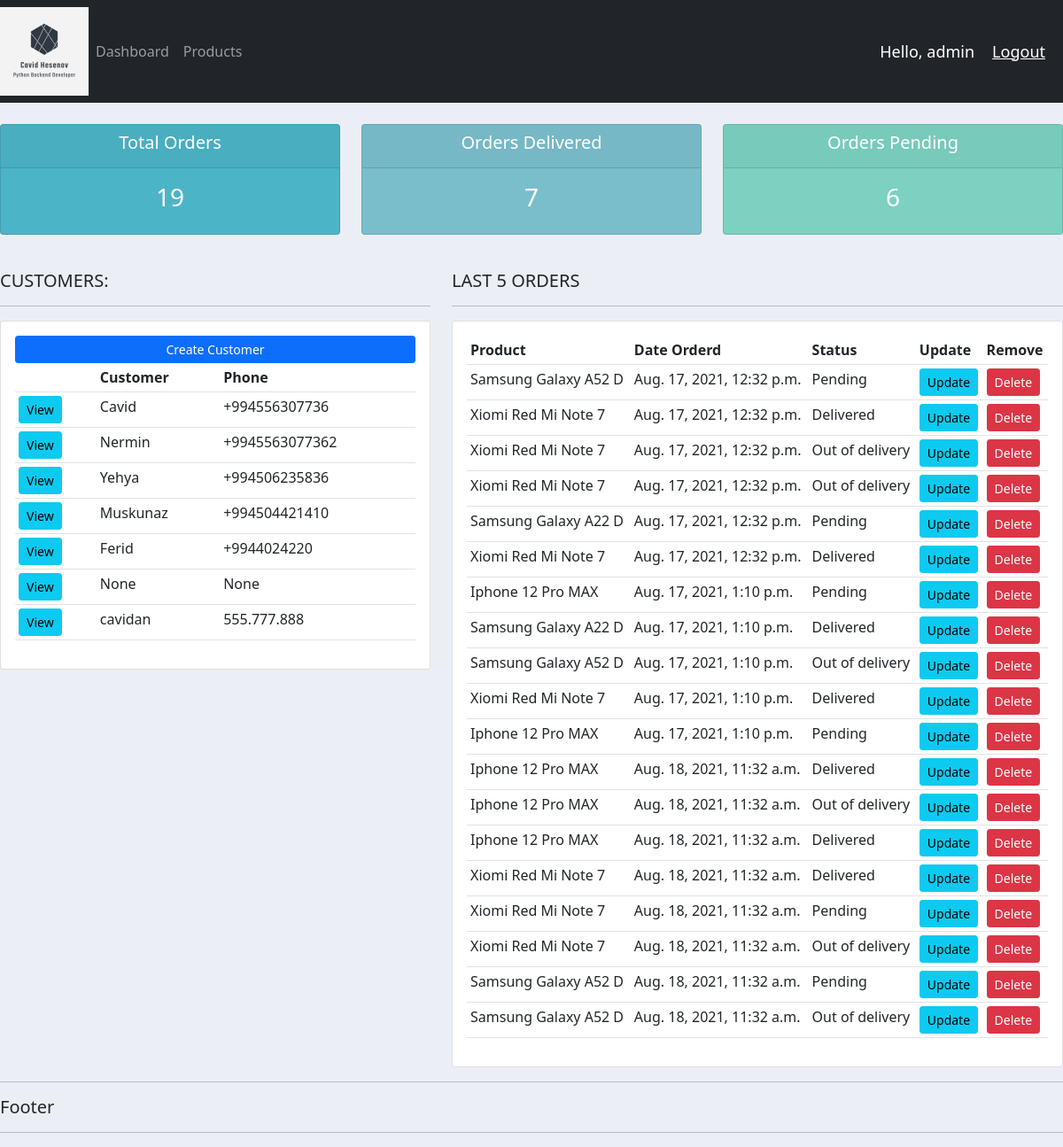
The app's page / (signed in), older data.
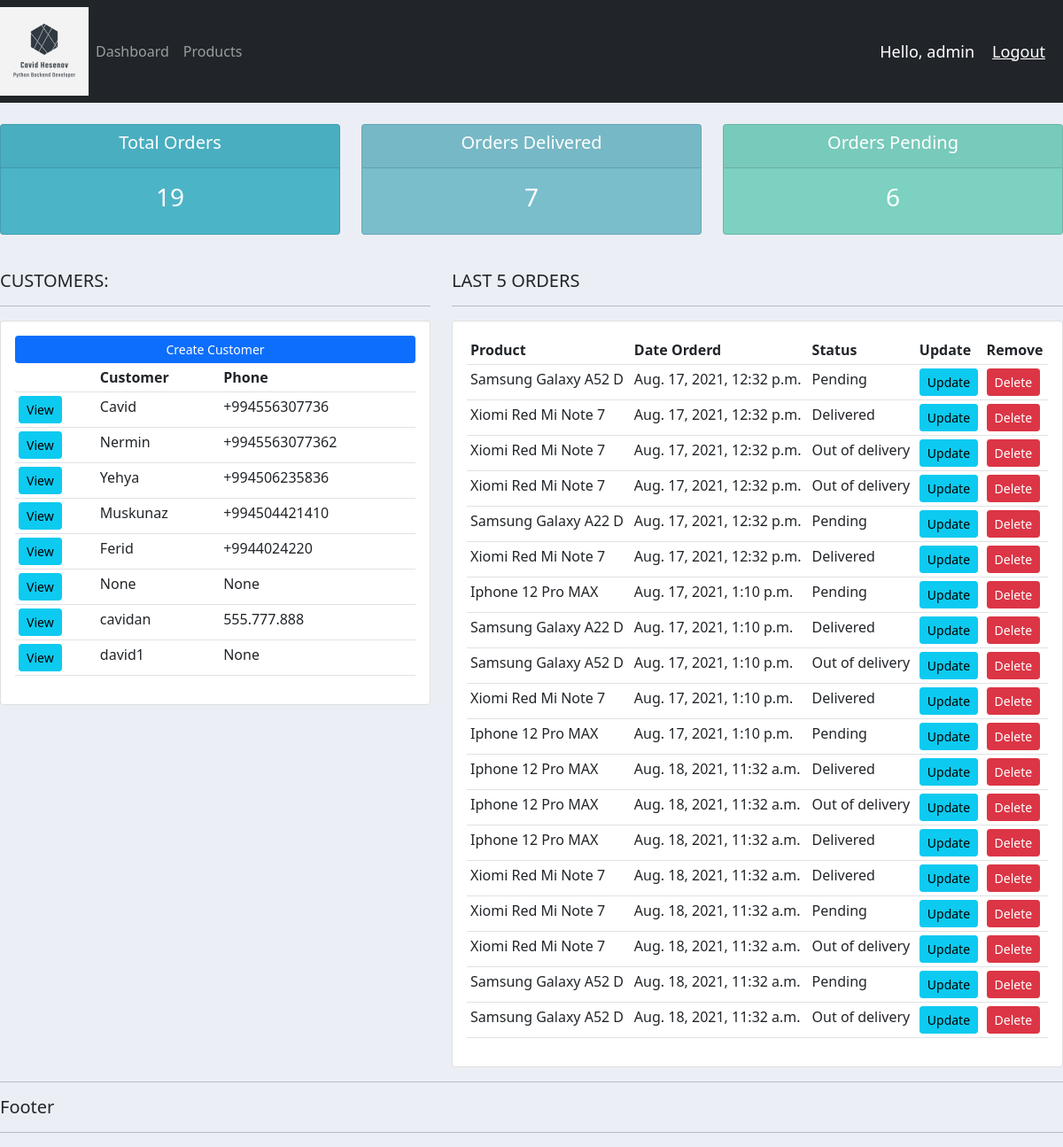
The same page, newer data.
### accounts/models.py (models this page shows, shortened)
class Customer(models.Model):
    user = models.OneToOneField(User,blank=True,null=True,on_delete=models.CASCADE)
    name = models.CharField(max_length=20,blank=True,null=True)
    phone = models.CharField(max_length=20,blank=True,null=True)
    email = models.EmailField(max_length=30,blank=True,null=True)
    profile_pic = models.ImageField(default='profile1.png',blank=True,null=True)
    data_created = models.DateTimeField(auto_now_add=True)

class Order(models.Model):
    STATUS = (
        ('Pending','Pending'),
        ('Out of delivery','Out of delivery'),
        ('Delivered','Delivered'),
    )
    customer = models.ForeignKey(Customer,on_delete=models.CASCADE,blank=True,null=True)
    product = models.ForeignKey(Product,on_delete=models.CASCADE,blank=True,null=True)
    data_created = models.DateTimeField(auto_now_add=True)
    status = models.CharField(max_length=20,blank=True,null=True,choices=STATUS)
    note = models.CharField(max_length=100,blank=True,null=True)

class Product(models.Model):
    CATEGORY = (
        ('Indoor','Indoor'),
        ('Out Door','Out Door'),
    )
    name = models.CharField(max_length=20,blank=True,null=True)
    price = models.FloatField(blank=True,null=True)
    category =models.CharField(max_length=20,blank=True,null=True,choices=CATEGORY)
    description =models.TextField(blank=True,null=True)
    data_created = models.DateTimeField(auto_now_add=True)
    tags = models.ManyToManyField(Tag)
    def __str__(self):
        return self.name

### accounts/decorators.py (the view)
    def wrapper_function(request,*args,**kwargs):
        group = None
        if request.user.groups.exists():
            group = request.user.groups.all()[0].name
        if group == 'customer':
            return redirect('user-page')
        if group == 'admin':
            return view_func(request,*args,**kwargs)

### accounts/templates/accounts/dashboard.html
{%  extends 'accounts/main.html' %}
{% block content %}
{%  include 'accounts/status.html' %}
<br>
<div class="row">
	<div class="col-md-5">
		<h5>CUSTOMERS:</h5>
		<hr>
		<div class="card card-body">
			<a class="btn btn-primary  btn-sm btn-block" href="">Create Customer</a>
			<table class="table table-sm">
				<tr>
					<th></th>
					<th>Customer</th>
					<th>Phone</th>
				</tr>
				{% for customer in customer %}
					<tr>
						<td><a class="btn btn-sm btn-info" href="{% url 'customer' customer.id %}">View</a></td>
						<td>{{customer.name}}</td>
						<td>{{customer.phone}}</td>
					</tr>
				{% endfor %}
			</table>
		</div>
	</div>
	<div class="col-md-7">
		<h5>LAST 5 ORDERS</h5>
		<hr>
		<div class="card card-body">
			<table class="table table-sm">
				<tr>
					<th>Product</th>
					<th>Date Orderd</th>
					<th>Status</th>
					<th>Update</th>
					<th>Remove</th>
				</tr>
				{% for order in orders %}
					<tr>
						<td>{{order.product}}</td>
						<td>{{order.data_created}}</td>
						<td>{{order.status}}</td>
						<td><a class="btn btn-sm btn-info"href="{% url 'update_order' order.id %}">Update</a></td>
						<td><a class="btn btn-sm btn-danger"href="{% url 'delete_order' order.id %}">Delete</a></td>
					</tr>
				{% endfor %}
			</table>
		</div>
	</div>
</div>
{% endblock %}

### accounts/templates/accounts/main.html (shortened to what this page needs)
{% load static %}
<!DOCTYPE html>
<html lang="en">
<head>
    <link href="https://cdn.jsdelivr.net/npm/bootstrap@5.0.2/dist/css/bootstrap.min.css" rel="stylesheet">
    <link rel="stylesheet" href="{% static '/css/main.css' %}">
</head>
<body>
    {% include 'accounts/navbar.html' %}
        {% block content %} {% endblock %}
        <hr>
    {% include 'accounts/footer.html' %}
</body>
</html>

### accounts/templates/accounts/navbar.html (shortened to what this page needs)
{% load static %}
{% load static %}
<nav class="navbar navbar-expand-lg navbar-dark bg-dark">
 <img src="{% static 'images/logo.png' %}">
  <div class="collapse navbar-collapse" id="navbarNav">
    <ul class="navbar-nav">
      {% if request.user.is_staff %}
      <li class="nav-item active">
        <a class="nav-link" href="{% url 'home' %}">Dashboard</a>
      </li>
      <li class="nav-item">
        <a class="nav-link" href="{% url 'products' %}">Products</a>
      </li>
      {% else %}
      <li class="nav-item">
        <a class="nav-link" href="{% url 'account' %}">Settings</a>
      </li>
      {% endif %}
    </ul>
  </div>
  <span class="hello-msg">Hello, {{request.user}}</span>
  <span ><a  class="hello-msg" href="{% url 'logout' %}">Logout</a></span>
</nav>

### accounts/templates/accounts/status.html
<br>
<div class="row">
	<div class="col">
		<div class="col-md">
			<div class="card text-center text-white  mb-3" id="total-orders">
			  	<div class="card-header">
			  		<h5 class="card-title">Total Orders</h5>
			  	</div>
			  	<div class="card-body">
			    	<h3 class="card-title">{{totat_orders}}</h3>
			  	</div>
			</div>
		</div>
	</div>
	<div class="col">
		<div class="col-md">
			<div class="card text-center text-white  mb-3" id="orders-delivered">
			  	<div class="card-header">
			  		<h5 class="card-title">Orders Delivered</h5>
			  	</div>
			  	<div class="card-body">
			    	<h3 class="card-title">{{delivered}}</h3>
			  	</div>
			</div>
		</div>
	</div>
	<div class="col">
		<div class="col-md">
			<div class="card text-center text-white  mb-3" id="orders-pending">
			  	<div class="card-header">
			  		<h5 class="card-title">Orders Pending</h5>
			  	</div>
			  	<div class="card-body">
			    	<h3 class="card-title">{{pending}}</h3>
			  	</div>
			</div>
		</div>
	</div>
</div>

### accounts/templates/accounts/footer.html
<h5>Footer</h5>
        <hr>

### static/css/main.css (style rules this page uses)
body { background-color: #ebeff5; }
#total-orders { background-color: #4cb4c7; }
#orders-delivered { background-color: #7abecc; }
#orders-pending { background-color: #7CD1C0; }

### accounts/templates/accounts/navbar.html (style rules this page uses)
.hello-msg { font-size: 18px; color: #fff; margin-right: 20px; }

Row changes from the older to the newer data that the page shows:
added Customer: name "david1", phone "None"
